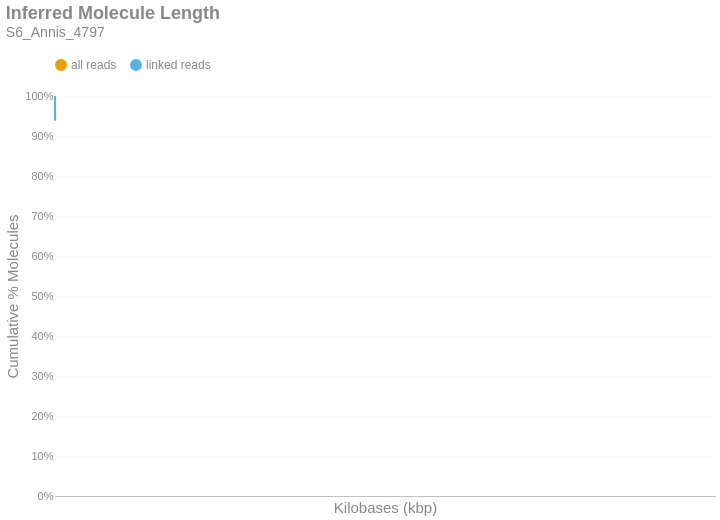

This figure's notebook cell:
### Markdown cell above
### Inferred Molecule Length
This is the cumulative frequency distribution of molecule lengths inferred from the first and last alignment positions along a contig for all alignments associated with a single linked-read barcode on a given contig.There are two distributions: one with `all` the alignments (yellow) and another with only `linked reads` (blue). The percent of molecules in the `linked reads` distribution is relative to the total number of linked molecules.

### Code cell
if SKIPLR:
    print_html(f"Skipped")
else:
    binned_df = consolidated_hist(valids['length_inferred']/1000, mask, 10, True)
    binned_df = binned_df.with_columns(
        pl.when(pl.col('bin').cast(pl.Utf8) == '0').then(pl.lit('1')).otherwise(pl.col('bin').cast(pl.Utf8)).alias('bin')
    )
    with SafeRender(binned_df):
        (
            density_plot(binned_df, 'Inferred Molecule Length', samplename, 'inferredlen')
            .transform_calculate(bin_kb='datum.bin / 1000')
            .encode(
                x=alt.X('bin_kb:Q', title="Kilobases (kbp)").scale(type='log', padding=0).axis(labelAngle=-40),
                y=alt.Y('value:Q', title='Cumulative % Molecules')
                    .axis(format='%')
                    .stack(False)
                    .scale(domainMin=0, domainMax=1,padding=0),
                color=alt.Color("key:N").scale(domain = ["all reads", "linked reads"]),
                tooltip = [
                    alt.Tooltip("key:N", title = "Data Type"),
                    alt.Tooltip("range_label:N", title="Kilobases"),
                    alt.Tooltip("value:Q", format = ".2%", title="% Molecules (Cum.)")
                ]
            )
        ).display()

### Figure 1 — Vega-Lite specification as saved in the notebook (floating-point values rounded to 4 significant figures)
{"width": "container", "height": 400, "config": {"title": {"anchor": "start", "dy": -15, "fontSize": 18, "color": "#888888", "subtitleColor": "#888888", "subtitleFontSize": 14}, "arc": {"fill": "#0072B2"}, "axis": {"domainColor": "#888888", "domainWidth": 0.5, "gridWidth": 0.2, "grid": false, "titleFontWeight": 400, "titleFontSize": 15, "labelFontSize": 11, "labelColor": "#888888", "tickColor": "#888888", "tickWidth": 0.2, "titleColor": "#888888"}, "axisBand": {"grid": false}, "axisX": {"grid": true, "tickSize": 10, "domainCap": "round"}, "axisY": {"domain": false, "grid": true, "tickSize": 0, "domainCap": "round"}, "background": "transparent", "header": {"labelFontSize": 15, "labelColor": "#888888", "titleFontSize": 15, "titleFontWeight": 600, "titleColor": "#888888"}, "legend": {"labelFont": "sans-serif", "labelFontSize": 12, "labelColor": "#888888", "symbolSize": 100, "symbolType": "circle", "titleFontSize": 12, "titlePadding": 10, "titleColor": "#888888", "title": null, "orient": "top"}, "range": {"category": ["#E69F00", "#56B4E9", "#009E73", "#F0E442", "#0072B2", "#D55E00", "#CC79A7", "#000000"], "diverging": ["#cfe8f3", "#a2d4ec", "#73bfe2", "#46abdb", "#1696d2", "#12719e"]}, "area": {"fill": "#0072B2", "fillOpacity": 0.7, "line": true, "strokeOpacity": 0.7}, "line": {"color": "#0072B2", "stroke": "#0072B2", "strokeWidth": 2}, "trail": {"color": "#0072B2", "stroke": "#0072B2", "strokeWidth": 0, "size": 1}, "point": {"filled": true, "fillOpacity": 1.0, "size": 95}, "text": {"color": "#888888", "fontSize": 11, "align": "right", "fontWeight": 400, "size": 11}, "bar": {"fill": "#0072B2", "stroke": null}, "view": {"stroke": null, "continuousWidth": 660, "continuousHeight": 400}}, "data": {"name": "data-1a1357dadaac78f5b75db2c0eb5ab9bd"}, "mark": {"type": "line", "interpolate": "monotone", "point": {"opacity": 0, "size": 275}}, "encoding": {"color": {"field": "key", "scale": {"domain": ["all reads", "linked reads"]}, "type": "nominal"}, "tooltip": [{"field": "key", "title": "Data Type", "type": "nominal"}, {"field": "range_label", "title": "Kilobases", "type": "nominal"}, {"field": "value", "format": ".2%", "title": "% Molecules (Cum.)", "type": "quantitative"}], "x": {"axis": {"labelAngle": -40}, "field": "bin_kb", "scale": {"type": "log", "padding": 0}, "title": "Kilobases (kbp)", "type": "quantitative"}, "y": {"axis": {"format": "%"}, "field": "value", "scale": {"domainMin": 0, "domainMax": 1, "padding": 0}, "stack": false, "title": "Cumulative % Molecules", "type": "quantitative"}}, "params": [{"name": "param_c36ac31b6afebe62", "select": {"type": "point", "fields": ["key"]}, "bind": "legend"}], "title": {"text": "Inferred Molecule Length", "subtitle": "S6_Annis_4797"}, "transform": [{"fold": ["all reads (cumsum)", "linked reads (cumsum)"]}, {"calculate": "replace(datum.key, ' (cumsum)', '')", "as": "key"}, {"filter": {"param": "param_c36ac31b6afebe62"}}, {"calculate": "datum.bin / 1000", "as": "bin_kb"}], "usermeta": {"embedOptions": {"downloadFileName": "S6_Annis_4797.inferredlen"}}, "$schema": "https://vega.github.io/schema/vega-lite/v6.1.0.json", "datasets": {"data-1a1357dadaac78f5b75db2c0eb5ab9bd": [{"bin": "0.0", "interval": "0.0-10.0", "all reads": 0.9955, "linked reads": 0.938, "all reads (cumsum)": 0.9955, "linked reads (cumsum)": 0.938, "range_label": "0-9"}, {"bin": "10.0", "interval": "10.0-20.0", "all reads": 0.001887, "linked reads": 0.02639, "all reads (cumsum)": 0.9974, "linked reads (cumsum)": 0.9644, "range_label": "10-19"}, {"bin": "20.0", "interval": "20.0-30.0", "all reads": 0.001132, "linked reads": 0.01567, "all reads (cumsum)": 0.9985, "linked reads (cumsum)": 0.9801, "range_label": "20-29"}, {"bin": "30.0", "interval": "30.0-40.0", "all reads": 0.0006688, "linked reads": 0.0092, "all reads (cumsum)": 0.9992, "linked reads (cumsum)": 0.9893, "range_label": "30-39"}, {"bin": "40.0", "interval": "40.0-50.0", "all reads": 0.0005061, "linked reads": 0.006645, "all reads (cumsum)": 0.9997, "linked reads (cumsum)": 0.9959, "range_label": "40-49"}, {"bin": "50.0", "interval": "50.0-60.0", "all reads": 0.0001386, "linked reads": 0.001805, "all reads (cumsum)": 0.9998, "linked reads (cumsum)": 0.9978, "range_label": "50-59"}, {"bin": "60.0", "interval": "60.0-70.0", "all reads": 8.505e-05, "linked reads": 0.0008835, "all reads (cumsum)": 0.9999, "linked reads (cumsum)": 0.9986, "range_label": "60-69"}, {"bin": "70.0", "interval": "70.0-80.0", "all reads": 4.2e-05, "linked reads": 0.0005378, "all reads (cumsum)": 0.9999, "linked reads (cumsum)": 0.9992, "range_label": "70-79"}, {"bin": "80.0", "interval": "80.0-90.0", "all reads": 2.205e-05, "linked reads": 0.0003265, "all reads (cumsum)": 0.9999, "linked reads (cumsum)": 0.9995, "range_label": "80-89"}, {"bin": "90.0", "interval": "90.0-100.0", "all reads": 1.785e-05, "linked reads": 0.0001536, "all reads (cumsum)": 1.0, "linked reads (cumsum)": 0.9997, "range_label": "90-99"}, {"bin": "100.0", "interval": "100.0-110.0", "all reads": 1.365e-05, "linked reads": 0.0001344, "all reads (cumsum)": 1.0, "linked reads (cumsum)": 0.9998, "range_label": "100-109"}, {"bin": "110.0", "interval": "110.0-120.0", "all reads": 8.4e-06, "linked reads": 7.682e-05, "all reads (cumsum)": 1.0, "linked reads (cumsum)": 0.9999, "range_label": "110-119"}, {"bin": "120.0", "interval": "120.0-130.0", "all reads": 5.25e-06, "linked reads": 5.762e-05, "all reads (cumsum)": 1.0, "linked reads (cumsum)": 0.9999, "range_label": "120-129"}, {"bin": "130.0", "interval": "130.0-140.0", "all reads": 4.2e-06, "linked reads": 3.841e-05, "all reads (cumsum)": 1.0, "linked reads (cumsum)": 1.0, "range_label": "130-139"}, {"bin": "140.0", "interval": "140.0-150.0", "all reads": 3.15e-06, "linked reads": 3.841e-05, "all reads (cumsum)": 1.0, "linked reads (cumsum)": 1.0, "range_label": "140-149"}]}}
